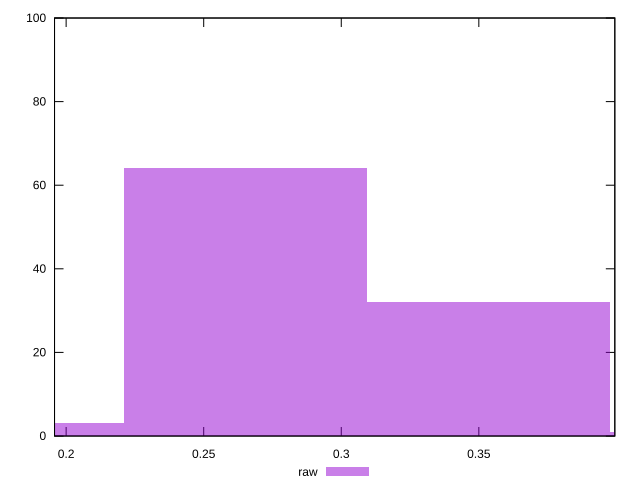

Generate this figure with gnuplot:
reset

$raw <<EOF
0.2650366374189399 64
0.17669109161262658 3
0.35338218322525317 32
0.44172772903156643 1
EOF

set key outside below
set boxwidth 0.08834554580631329
set xrange [0.1957827127216305:0.39942693340838387]
set yrange [0:100]
set trange [0:100]
set style fill transparent solid 0.5 noborder
set terminal svg size 640, 490 enhanced background rgb 'white'
set output "report_00020_2021-02-19T21:17:38.612Z2/meta/pScore/samples/pages/raw/histogram.svg"

plot $raw title "raw" with boxes

reset
